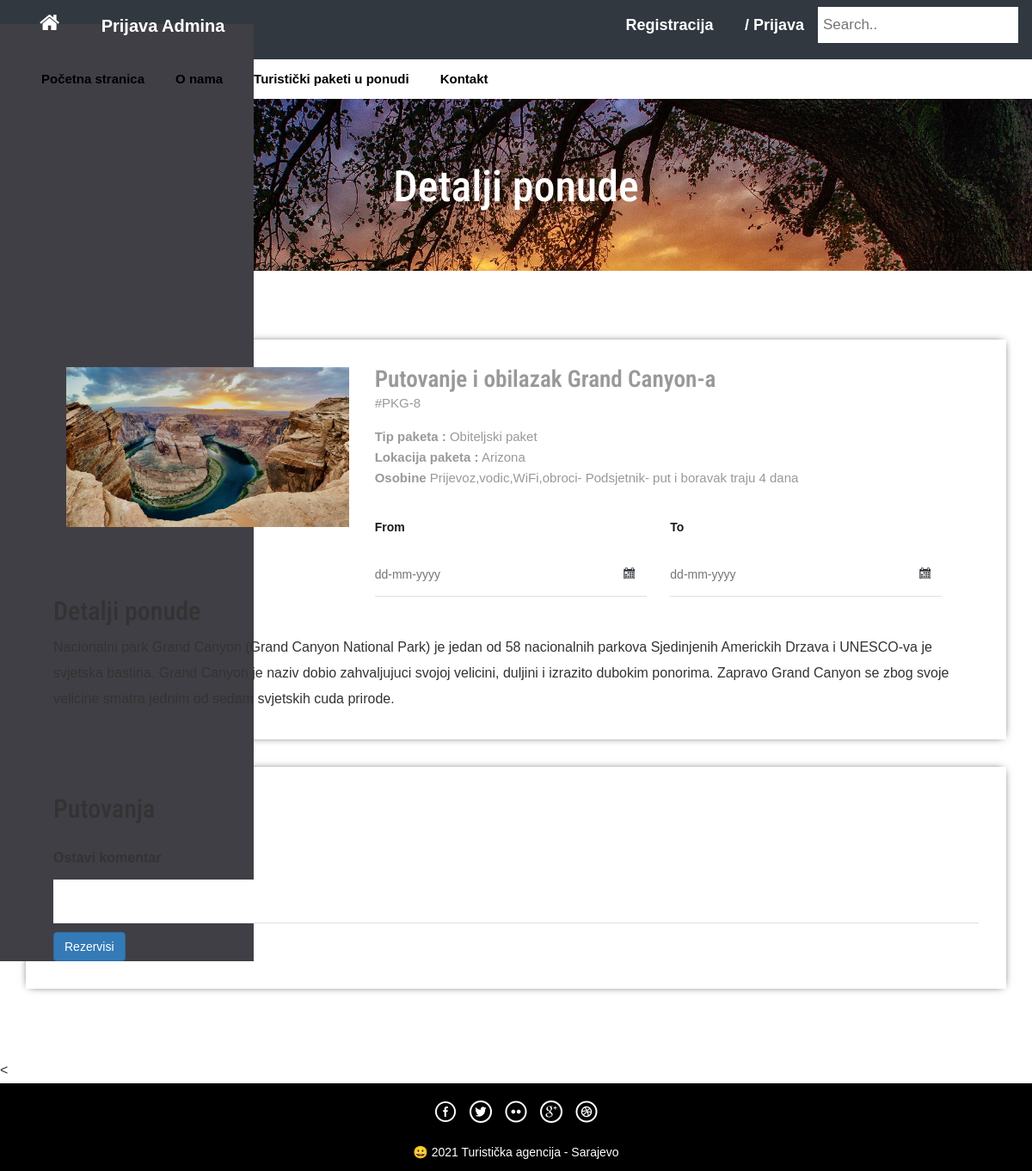
The page /package-details.php?pkgid=8 on the database its author committed.
### tables this page shows
CREATE TABLE `tbltourpackages` (
  `PackageId` int(11) NOT NULL,
  `PackageName` varchar(200) DEFAULT NULL,
  `PackageType` varchar(150) DEFAULT NULL,
  `PackageLocation` varchar(100) DEFAULT NULL,
  `PackagePrice` int(11) DEFAULT NULL,
  `PackageFetures` varchar(255) DEFAULT NULL,
  `PackageDetails` mediumtext DEFAULT NULL,
  `PackageImage` varchar(100) DEFAULT NULL,
  `Creationdate` timestamp NULL DEFAULT current_timestamp(),
  `UpdationDate` timestamp NULL DEFAULT NULL ON UPDATE current_timestamp()
);

### package-details.php (the view, shortened to what this page needs)
<?php
include('includes/config.php');
?>
<!DOCTYPE HTML>
<html>
<head>
<link href="css/bootstrap.css" rel='stylesheet' type='text/css' />
<link href="css/style.css" rel='stylesheet' type='text/css' />
<link href="css/font-awesome.css" rel="stylesheet">
<link href="css/animate.css" rel="stylesheet" type="text/css" media="all">
<link rel="stylesheet" href="css/jquery-ui.css" />
</head>
<body>
<?php include('includes/header.php');?>
<div class="banner-3">
	<div class="container">
		<h1 class="wow zoomIn animated animated" data-wow-delay=".5s" style="visibility: visible; animation-delay: 0.5s; animation-name: zoomIn;"> Detalji ponude</h1>
	</div>
</div>
<div class="selectroom">
	<div class="container">
<?php
$pid=intval($_GET['pkgid']);
$sql = "SELECT * from tbltourpackages where PackageId=:pid";
$query = $dbh->prepare($sql);
$query -> bindParam(':pid', $pid, PDO::PARAM_STR);
$query->execute();
$results=$query->fetchAll(PDO::FETCH_OBJ);
if($query->rowCount() > 0)
{
foreach($results as $result)
{	?>
<form name="book" method="post">
		<div class="selectroom_top">
			<div class="col-md-4 selectroom_left wow fadeInLeft animated" data-wow-delay=".5s">
				<img src="admin/pacakgeimages/<?php echo htmlentities($result->PackageImage);?>" class="img-responsive" alt="">
			</div>
			<div class="col-md-8 selectroom_right wow fadeInRight animated" data-wow-delay=".5s">
				<h2><?php echo htmlentities($result->PackageName);?></h2>
				<p class="dow">#PKG-<?php echo htmlentities($result->PackageId);?></p>
				<p><b>Tip paketa :</b> <?php echo htmlentities($result->PackageType);?></p>
				<p><b>Lokacija paketa :</b> <?php echo htmlentities($result->PackageLocation);?></p>
					<p><b>Osobine</b> <?php echo htmlentities($result->PackageFetures);?></p>
					<div class="ban-bottom">
				<div class="bnr-right">
				<label class="inputLabel">From</label>
				<input class="date" id="datepicker" type="text" placeholder="dd-mm-yyyy"  name="fromdate" required="">
			</div>
			<div class="bnr-right">
				<label class="inputLabel">To</label>
				<input class="date" id="datepicker1" type="text" placeholder="dd-mm-yyyy" name="todate" required="">
			</div>
			</div>
			</div>
		<h2>Detalji ponude</h2>
				<p style="padding-top: 1%"><?php echo htmlentities($result->PackageDetails);?> </p>
		</div>
		<div class="selectroom_top">
			<h2>Putovanja</h2>
			<div class="selectroom-info animated wow fadeInUp animated" data-wow-duration="1200ms" data-wow-delay="500ms" style="visibility: visible; animation-duration: 1200ms; animation-delay: 500ms; animation-name: fadeInUp; margin-top: -70px">
				<ul>
					<li class="spe">
						<label class="inputLabel">Ostavi komentar</label>
						<input class="special" type="text" name="comment" required="">
					</li>
					<?php if($_SESSION['login'])
					{?>
						<li class="spe" align="center">
					<button type="submit" name="submit2" class="btn-primary btn">Rezervisi</button>
						</li>
						<?php } else {?>
							<li class="sigi" align="center" style="margin-top: 1%">
							<a href="#" data-toggle="modal" data-target="#myModal4" class="btn-primary btn" > Rezervisi</a></li>
							<?php } ?>
				</ul>
			</div>
		</div>
		</form>
<?php }} ?>
	</div>
</div>
<
<?php include('includes/footer.php');?>
</body>
</html>

### css/style.css (style rules this page uses)
html, body { font-size: 100%; background: #fff; font-family: 'Open Sans', sans-serif; }
body a,.grid_1,plan_1,plan_1.one,plan_1.two,i.icon1, i.icon2, i.icon3, i.icon4, i.icon5, i.icon6 { transition:0.5s all; -webkit-transition:0.5s all; -moz-transition:0.5s all; -o-transition:0.5s all; -ms-transition:0.5s all; }
h1,h2,h3,h4,h5,h6 { margin:0; font-family: 'Roboto Condensed', sans-serif; }
p { margin:0; }
ul { margin:0; padding:0; }
label { margin:0; }
.bnr-right input[type="text"] { width: 95%; color: #9E9E9E; outline: none; font-size: 14px; padding: 10px 10px; border: 1px solid #9E9E9E; -webkit-appearance: none; margin-top: 10px; }
.date { background: url(../images/date-icon.png) no-repeat 95.5% 45% #fff; cursor: pointer; }
.ban-top .inputLabel,.ban-bottom .inputLabel { display: block; font-weight: 600; font-size: 14px; margin-bottom: 5px; color: #191919; }
.bnr-right { float: left; width:50%; }
.ban-bottom { margin-top: 30px; }
.banner-3 { background: url(../images/priroda.jpg)no-repeat; background-size: cover; -webkit-background-size: cover; -o-background-size: cover; -ms-background-size: cover; -moz-background-size: cover; min-height:200px; }
.banner-3 h1 { font-size: 50px; margin-bottom: 40px; padding: 1.5em 0 0; text-align: center; color: #fff; }
.selectroom { padding: 5em 0 3em; }
.selectroom_top { padding: 2em; box-shadow: 0px 0px 10px -4px #000; margin-bottom: 2em; }
.selectroom_right h2 { font-size: 1.7em; color: #999; font-weight: 600; margin: 0; }
p.dow { font-size: 15px; color: #999; font-weight: 300; line-height: 1.8em; margin-bottom:1em; }
.selectroom_right p { font-size: 15px; line-height: 1.6em; font-weight: 300; color: #999; }
.selectroom-info li { display: inline-block; float: left; }
.selectroom input[type="text"] { width: 92%; color: #9E9E9E; outline: none; font-size: 14px; padding: 10px 0px; border: none; border-bottom:1px solid rgba(0,0,0,.12); -webkit-appearance: none; margin-top: 10px; }
.selectroom-info ul { margin-top: 3em; }
li.spe { width: 100%; margin-top: 3em; }
li.spe input[type="text"] { width: 100%; }
* { margin: 0; padding: 0; box-sizing: border-box; font-family: "montserrat",sans-serif; }
.name,.email, { background: none; border:none; outline: none; border-bottom: 1px solid; color: #888; padding: 10px 6px; font-size: 14px; margin-bottom: 40px; }

### rows shown on the page
tbltourpackages: PackageImage (picture), PackageName "Putovanje i obilazak Grand Canyon-a", PackageId "8", PackageType "Obiteljski paket", PackageLocation "Arizona", PackageFetures "Prijevoz,vodic,WiFi,obroci- Podsjetnik- put i boravak traju 4 dana", PackageDetails "Nacionalni park Grand Canyon (Grand Canyon National Park) je jedan od 58 nacionalnih parkova Sjedinjenih Americkih Drzava i UNESCO-va je svjetska bastina. Grand Canyon je naziv dobio zahvaljujuci svojoj velicini, duljini i izrazito dubokim ponorima. Zapravo Grand Canyon se zbog svoje velicine smatra jednim od sedam svjetskih cuda prirode."
